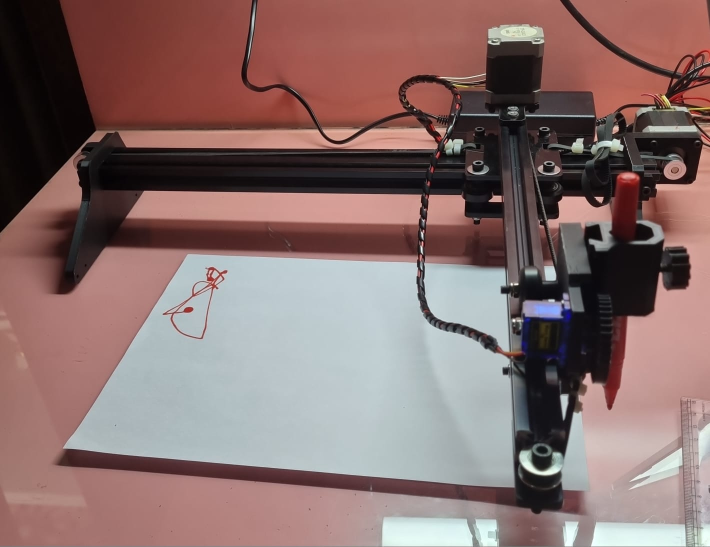
#> input picture images/cnc.jpeg, 1420 x 1093 px (shown at 1/2 size)
$ python -i ftest2.py   (imports and definitions only)
#> lines starting #> are read from the running program, lines starting #| are printed output that depends on the picture; after the words box and inside, x2 and y2 are one past the last pixel; in counts of white or black regions, pixels touching at a corner belong together
#!/usr/bin/env python3

from __future__ import annotations

import os
import time
import sys
import math
import subprocess
import argparse
from pathlib import Path
from typing import Optional, List, Tuple
import xml.etree.ElementTree as ET

import requests
from PIL import Image, ImageEnhance, ImageOps

from svgpathtools import Document, Path as SvgPath


# ----------------- Config -----------------
PICSART_REMOVE_BG_URL = "https://api.picsart.io/tools/1.0/removebg"
ENV_KEY_NAME = "YOUR_API_KEY_HERE" # Set this to your Picsart API key, e.g. "PICSART_API_KEY"
TIMEOUT_SEC = 120

WHITE_THRESHOLD = 245
WHITE_RATIO_MIN = 0.90

LINE_CONTRAST = 2.2
LINE_THRESHOLD = 165
LINE_INVERT = False

STROKE_COLOR = "#000000"
STROKE_WIDTH_PX = "1.2"
STROKE_LINECAP = "round"
STROKE_LINEJOIN = "round"

POTRACE_EXE = r"POTRACE_EXE"  # Set this to your potrace.exe path, e.g. "C:/potrace/potrace.exe"

POTRACE_TURDSIZE = "10"
POTRACE_ALPHAMAX = "1"
POTRACE_OPTTOL = "0.2"

# Hatching shading settings (balanced for 0.5mm pen)
HATCH_LINE_STEP_PX = 7
HATCH_THICKNESS_PX = 2
HATCH_ANGLE_DEG = 45
HATCH_CONTRAST = 1.7
# ------------------------------------------


class PicsartAPIError(RuntimeError):
    pass


def log(msg: str) -> None:
    print(msg, flush=True)


# [84 lines left out: functions get_api_key, _extract_result_url, picsart_remove_bg, make_white_background, make_line_ready_bw, not called in this run]


def make_hatching_shading(
    input_image: Path,
    output_path: Path,
    *,
    line_step: int = HATCH_LINE_STEP_PX,
    thickness: int = HATCH_THICKNESS_PX,
    angle: int = HATCH_ANGLE_DEG,
    contrast: float = HATCH_CONTRAST,
) -> Path:
#> called with input_image = 'images/cnc.jpeg', output_path = 'out.png', line_step = 7, thickness = 2, angle = 45, contrast = 1.7
    im = Image.open(input_image).convert("L")
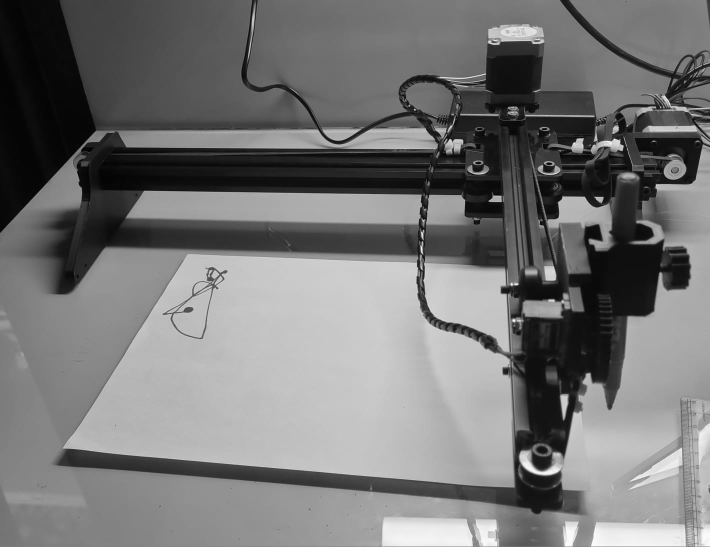
#> im: PIL image 1420x1093 L (shown at 1/2 size); min 0, max 255, mean 117.4
    im = ImageOps.autocontrast(im, cutoff=1)
    im = ImageEnhance.Contrast(im).enhance(contrast)
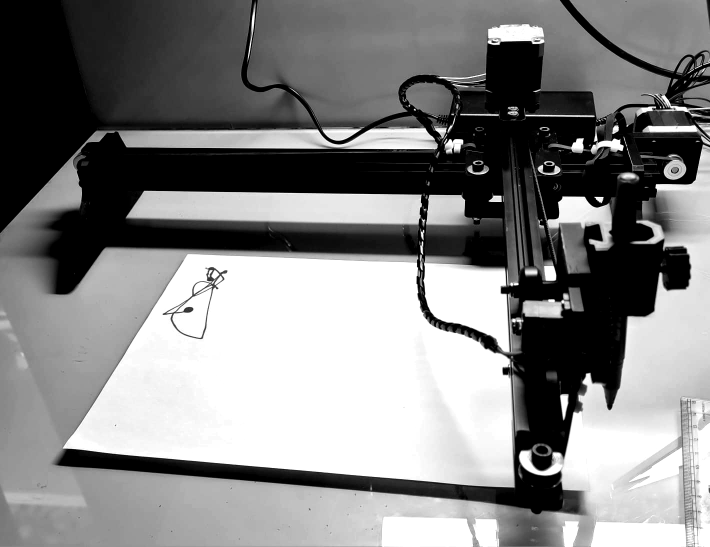
#> im: PIL image 1420x1093 L (shown at 1/2 size); min 0, max 255, mean 131.4

    w, h = im.size
#> w = 1420; h = 1093

    rot = im.rotate(angle, expand=True, fillcolor=255)
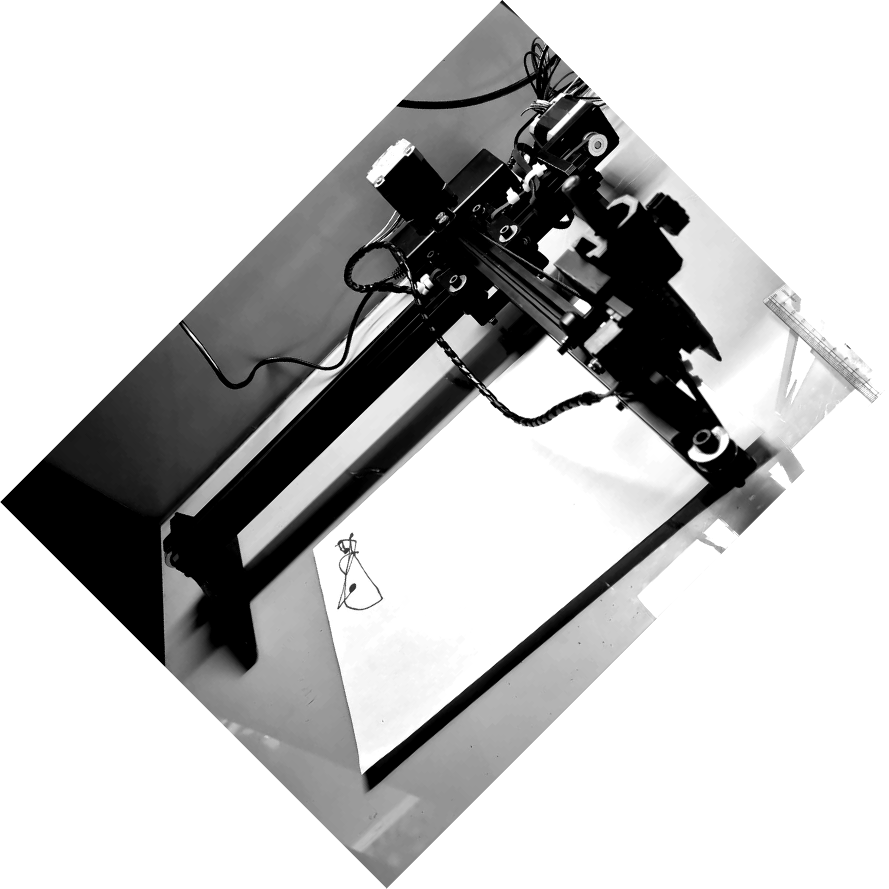
#> rot: PIL image 1778x1777 L (shown at 1/2 size); min 0, max 255, mean 194.3
    rw, rh = rot.size
#> rw = 1778; rh = 1777
    hatch_rot = Image.new("L", (rw, rh), 255)
#> hatch_rot: PIL image 1778x1777 L; every value is 255

    rot_px = rot.load()
    hatch_px = hatch_rot.load()

    # density thresholds (tune later if needed)
    T1, T2, T3 = 85, 130, 170

    for y in range(0, rh, line_step):
        for x in range(rw):
            b = rot_px[x, y]

            draw = False
            if b < T1:
                draw = True
            elif b < T2:
                draw = ((x // 6) % 2 == 0)
            elif b < T3:
                draw = ((x // 10) % 3 == 0)

            if draw:
                for t in range(thickness):
                    yy = y + t
                    if 0 <= yy < rh:
                        hatch_px[x, yy] = 0

    hatch_final = hatch_rot.rotate(-angle, expand=True, fillcolor=255)
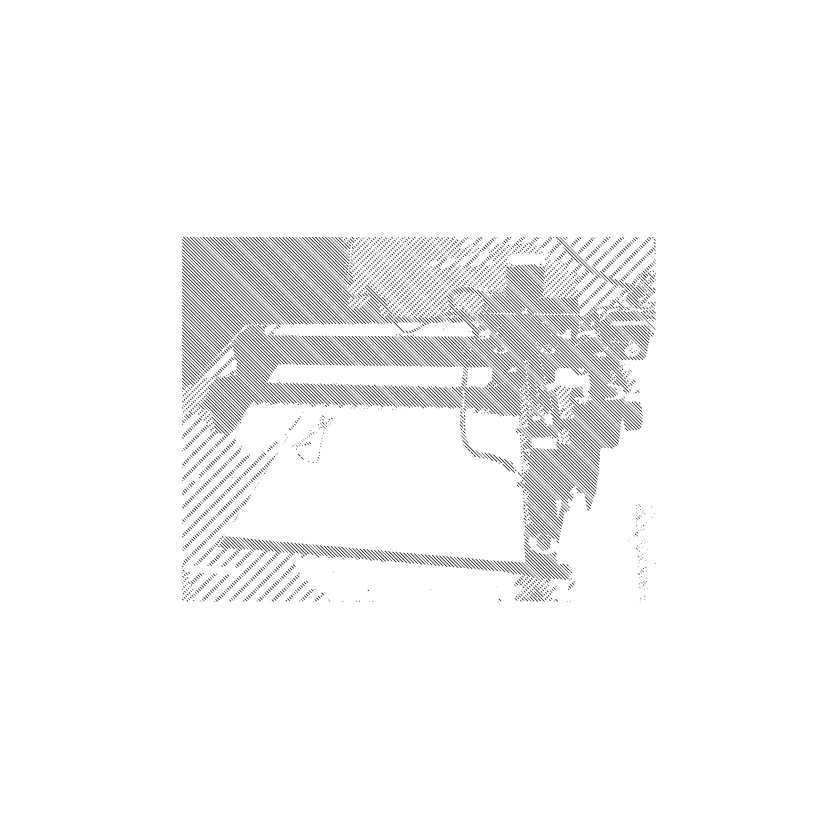
#> hatch_final: PIL image 2514x2515 L (shown at 1/3 size); 96.8% white; black in thin lines or dots, all inside (x1, y1, x2, y2) = (546, 711, 1967, 1805)

    cx, cy = hatch_final.size[0] // 2, hatch_final.size[1] // 2
#> cx = 1257; cy = 1257
    left = cx - w // 2
#> left = 547
    top = cy - h // 2
#> top = 711
    hatch_final = hatch_final.crop((left, top, left + w, top + h))
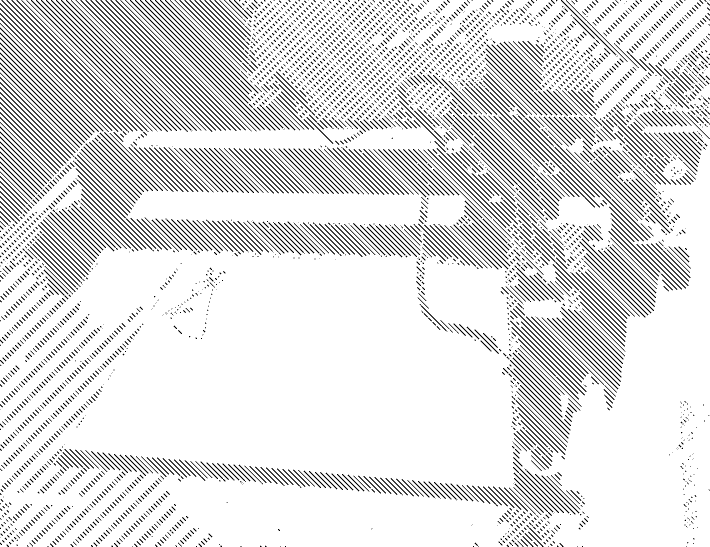
#> hatch_final: PIL image 1420x1093 L (shown at 1/2 size); 87% white; black in thin lines or dots

    hatch_final.save(output_path, format="PNG")
    return output_path

# [66 lines left out: functions calculate_white_ratio, ensure_potrace_available, png_to_bmp_for_potrace, potrace_trace_to_svg, svg_has_paths, not called in this run]


def svg_has_images(svg_path: Path) -> bool:
    text = svg_path.read_text(encoding="utf-8", errors="ignore").lower()
    return "<image" in text


# [11 lines left out: function _split_style, not called in this run]


def _join_style(d: dict) -> str:
    return ";".join(f"{k}:{v}" for k, v in d.items() if v is not None and v != "")


# [56 lines left out: functions clean_svg_for_pen_plotter, trace_png_to_svg_auto, not called in this run]


# ======================================================================
# =====================  GCODE PART (YOUR CODE)  ========================
# ======================================================================

MACHINE_W = 220.0
MACHINE_H = 280.0

MARGIN = 20.0

PEN_UP = "M3 S50"
PEN_DOWN = "M3 S10"
PEN_DELAY = 0.2

FEED_TRAVEL = 15000
FEED_DRAW = 15000

STEP_MM = 0.5

FLIP_X = False
FLIP_Y = True

RETURN_TO_ZERO = True


def fmt(x: float) -> str:
    return f"{x:.3f}".rstrip("0").rstrip(".")


def clamp(v: float, lo: float, hi: float) -> float:
    return lo if v < lo else hi if v > hi else v


def dist(a: Tuple[float, float], b: Tuple[float, float]) -> float:
    return math.hypot(a[0] - b[0], a[1] - b[1])


# [241 lines left out: functions get_paths, bbox_of_paths, fit_to_machine, map_point, sample_path, build_gcode and 3 more, not called in this run]


# [2 lines not run here, left out]

>>> result = make_hatching_shading('images/cnc.jpeg', 'out.png')
